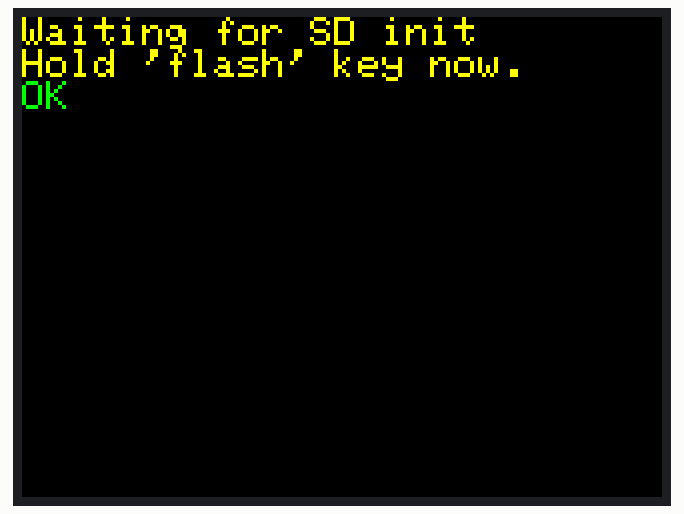
Recording of a sketch running on a simulated ESP32. Parts: 320×240 colour display. Storage starts empty.

Above: at 0.3 s.

The sketch:

hb20_sd_test.ino
```cpp
//Setup TFT display
#include "Adafruit_GFX.h"
#include "Adafruit_ILI9341.h"
#define TFT_CS   19
#define TFT_DC   22
#define TFT_MOSI 23
#define TFT_CLK  26
#define TFT_RST  21
#define TFT_MISO 25
Adafruit_ILI9341 tft = Adafruit_ILI9341(TFT_CS, TFT_DC, TFT_MOSI, TFT_CLK, TFT_RST, TFT_MISO);

//Setup SD card
#include <mySD.h>
#define SD_CS    17
#define SD_MOSI  16
#define SD_MISO   4
#define SD_CLK    0
File root;


void setup() {
  tft.begin();
  tft.setRotation(3); //

  tft.fillScreen(ILI9341_BLACK);
  tft.setCursor(0,0);
  tft.setTextColor(ILI9341_YELLOW);
  tft.setTextSize(2);
  tft.println("Waiting for SD init");
  tft.println("Hold 'flash' key now.");

  while (!SD.begin(SD_CS, SD_MOSI, SD_MISO, SD_CLK)){
    delay(1000);
    tft.print(".");
  }
  tft.setTextColor(ILI9341_GREEN);
  tft.println("OK");
  tft.setTextColor(ILI9341_YELLOW);
  delay(1000);


  tft.fillScreen(ILI9341_BLACK);
  tft.setCursor(0,0);
  tft.setTextColor(ILI9341_YELLOW);
  tft.setTextSize(2);

  root = SD.open("/");
  if (root) {
    printDirectory(root, 0);
    root.close();
  } else {
    tft.println("error opening root FS.. we can likely recover");
  }
}

void loop() {
  // put your main code here, to run repeatedly:

}

void printDirectory(File dir, int numTabs) {
  while(true) {
     File entry =  dir.openNextFile();
     if (! entry) {
       break;
     }
     for (uint8_t i=0; i<numTabs; i++) {
       tft.print('\t');   // we'll have a nice indentation
     }
     // Print the name
     tft.print(entry.name());
     /* Recurse for directories, otherwise print the file size */
     if (entry.isDirectory()) {
       tft.println("/");
       printDirectory(entry, numTabs+1);
     } else {
       /* files have sizes, directories do not */
       tft.print("\t\t");
       tft.println(entry.size());
     }
     entry.close();
   }
}
```
